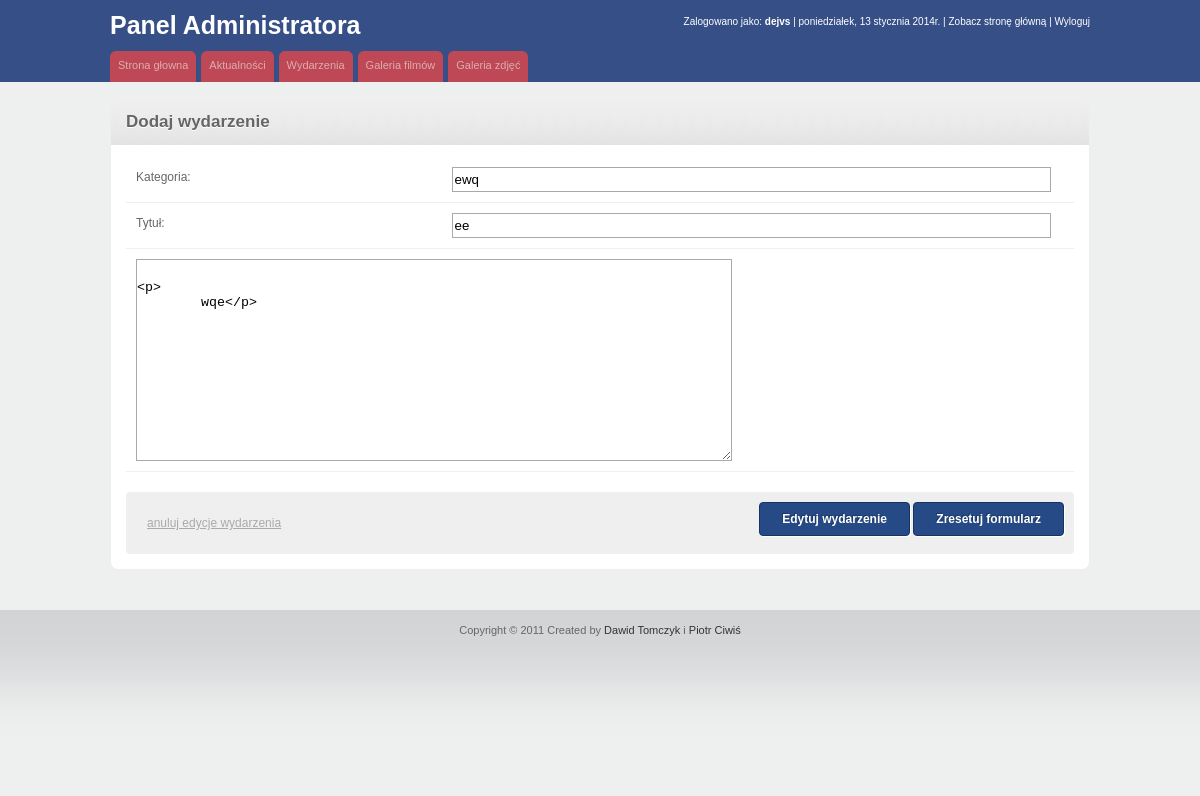
The page /PAI_musicBlog/administrator/index.php?admin=events&action=editE&id=8 (signed in) on the database its author committed.
### tables this page shows
CREATE TABLE `events` (
  `id` int(11) NOT NULL auto_increment,
  `category` text NOT NULL,
  `title` text NOT NULL,
  `content` text NOT NULL,
  `date` text NOT NULL,
  `usersId` int(11) NOT NULL,
  PRIMARY KEY  (`id`)
);

### PAI_musicBlog/administrator/includes/admin.events.class.php (the view, shortened to what this page needs)
<?php
class AdminEvents
{
	public static function editEvent($EventsId)
	{
		if(isset($_SESSION['id']))
		{
			$host = 'laverte.nazwa.pl';
			$login = 'laverte_13';
			$password = 'DAwidtomczyks11';
			$database = 'laverte_13';
			try
			{
				if(isset($_POST['category']))
				{
					$category 	= $_POST['category'];
					$title 		= $_POST['title'];
					$content 	= $_POST['content'];
					if(empty($category) || empty($title)) {
						echo Show::ShowMessage("Nie podano wszystkich wartości!", false);
					}
					else
					{
						@$db = new mysqli($host, $login, $password, $database);
						if(mysqli_connect_errno()) {
							echo Show::ShowMessage ("Nie udało się połączyć z bazą...", false);
						}
						else
						{
							$query = "Update events Set category = '$category', title = '$title', content = '$content'";
							$result = @$db->query($query);
							if($result) {
								echo Show::ShowMessage ("Wydarzenie zmodyfikowane poprawnie", true);
							} else {
								echo Show::ShowMessage ("Nie udało się zmodyfikować wydarzenia...", false);
							}
							$result->close();
							$db->close();
						}
					}
				}
				else
				{
					@$db = new mysqli($host, $login, $password, $database);
					if(mysqli_connect_errno()) {
						echo Show::ShowMessage ("Nie udało się połączyć z bazą...", false);
					}
					else
					{
						$query = "Select * From events Where id = '$EventsId'";
						$result = @$db->query($query);
						$all = $result->num_rows;
						if($all <= 0)
						{
							echo Show::ShowMessage ("Nie ma takiego wydarzenia, więc nie da się go edytować... Smutne...", false);
						}
						else
						{
							if ($result === false)
							{
								throw new sqlQueryError();
								$db -> close();
							}
							else
							{
								$event 		= $result->fetch_assoc();
								$category 	= $event['category'];
								$title 		= $event['title'];
								$content 	= $event['content'];
								echo
								'
									<div class="round">
										<div class="round-head">
											<h2>Dodaj wydarzenie</h2>
										</div>
										<div class="round-content">
											<form action="index.php?admin=events&action=editE&accept=yes" class="uniForm" method="post">
											<fieldset class="inlineLabels">
												<div class="ctrlHolder">
													<label>Kategoria:</label>
													<input type="text" id="category" name="category" class="textInput" value="', $category, '"/>
												 </div>
												 <div class="ctrlHolder">
													<label>Tytuł:</label>
													<input type="text" id="title" name="title" class="textInput" value ="', $title, '"/>
												 </div>
												<div class="ctrlHolder">
													<textarea id="content" name="content" class="textInput"/>', $content, '</textarea>
												</div>
												<br />
												<div class="buttonHolder">
													<a id="passwordForgot" href="index.php?admin=events">anuluj edycje wydarzenia</a>
													<button id="login" type="submit" class="primaryAction">Edytuj wydarzenie</button>
													<button id="reset" type="reset" class="primaryAction">Zresetuj formularz</button>
												</div>
											</fieldset>
											</form>
										</div>
									</div>
								';
							}
						}
					}
				}
			}
			catch(Exception $Error)
			{
				echo Show::ShowMessage('Wystąpił poważny błąd. Proszę spróbować później...', false);
			}
		}
		else
		{
			echo Show::ShowMessage('Nie powinno Cie tu być...', false);
		}
	}
}
?>

### PAI_musicBlog/administrator/style.css (style rules this page uses)
body { font-family: Verdana, Arial, sans-serif; font-size:12px; line-height:20px; color:#666; background:#eeefef; }
a { color:#364f86; text-decoration: none; cursor:pointer; }
h1, h2, h3, h4, h5 { font-family: "Trebuchet MS", Arial, sans-serif; padding-bottom:8px; }
h2 { font-size:17px; line-height:21px; }
#content { padding:20px 0 20px 0; }
#content a { text-decoration: underline; }
#passwordForgot { color: #aaa; float: left; margin: 11px; }
.round { position: relative; -moz-border-radius: 8px; -webkit-border-radius: 8px; border: 1px solid #eee; margin-bottom: 20px; background: url(images/round-bg.png) repeat-x; overflow:hidden; background-color: #fff; }
.round-head h2 { float: left; margin: 8px 0 25px 15px; padding: 0; text-shadow: 0px 1px #fff; }
.round-content { padding: 0 15px 15px 15px; clear: both; }

### PAI_musicBlog/administrator/uni-form/default.uni-form.css (style rules this page uses)
.uniForm .ctrlHolder { padding: 1em; border-bottom: 1px solid #efefef; }
.uniForm .buttonHolder { background: #efefef; text-align: right; margin: 1.5em 0 0 0; padding: 1.5em; border-radius: 4px; -webkit-border-radius: 4px; -moz-border-radius: 4px; -o-border-radius: 4px; -khtml-border-radius: 4px; }
.uniForm .buttonHolder .primaryAction { padding: 10px 22px; line-height: 1; background: #254a86; border: 1px solid #163362; font-size: 12px; font-weight: bold; color: #fff; border-radius: 4px; -webkit-border-radius: 4px; -moz-border-radius: 4px; -o-border-radius: 4px; -khtml-border-radius: 4px; box-shadow: 1px 1px 0 #fff; -webkit-box-shadow: 1px 1px 0 #fff; -moz-box-shadow: 1px 1px 0 #fff; text-shadow: -1px -1px 0 rgba(0,0,0,.25); }
.uniForm .textInput, .uniForm textarea { padding: 4px 2px; border: 1px solid #aaa; background: #fff; }
.uniForm textarea { height: 12em; }

### PAI_musicBlog/administrator/uni-form/uni-form.css (style rules this page uses)
.uniForm { margin: 0; padding: 0; position: relative; z-index: 1; }
.uniForm fieldset { border: none; margin: 0; padding: 0; }
.uniForm .ctrlHolder, .uniForm .buttonHolder { margin: 0; padding: 10px; clear: both; }
.uniForm:after, .uniForm .buttonHolder:after, .uniForm .ctrlHolder:after, .uniForm .ctrlHolder .multiField:after, .uniForm .inlineLabel:after { content: "."; display: block; height: 0; line-height: 0; font-size: 0; clear: both; min-height: 0; visibility: hidden; }
.uniForm label, .uniForm button { cursor: pointer; }
.uniForm label, .uniForm .label { display: block; float: none; margin: 0 0 .5em 0; padding: 0; line-height: 100%; width: auto; }
.uniForm .textInput, .uniForm .fileUpload, .uniForm .selectInput, .uniForm select, .uniForm textarea { float: left; width: 53%; margin: 0; }
.uniForm .inlineLabels label, .uniForm .inlineLabels .label, .uniForm .inlineLabels .readOnlyLabel { float: left; margin: .3em 2% 0 0; padding: 0; line-height: 1; position: relative; width: 32%; }
.uniForm .inlineLabels .textInput, .uniForm .inlineLabels .fileUpload, .uniForm .inlineLabels .selectInput, .uniForm .inlineLabels select, .uniForm .inlineLabels textarea { float: left; width: 64%; }

### rows shown on the page
events: category "ewq", title "ee", content "<p> wqe</p>"

### other values the page prints
$user "dejvs"
